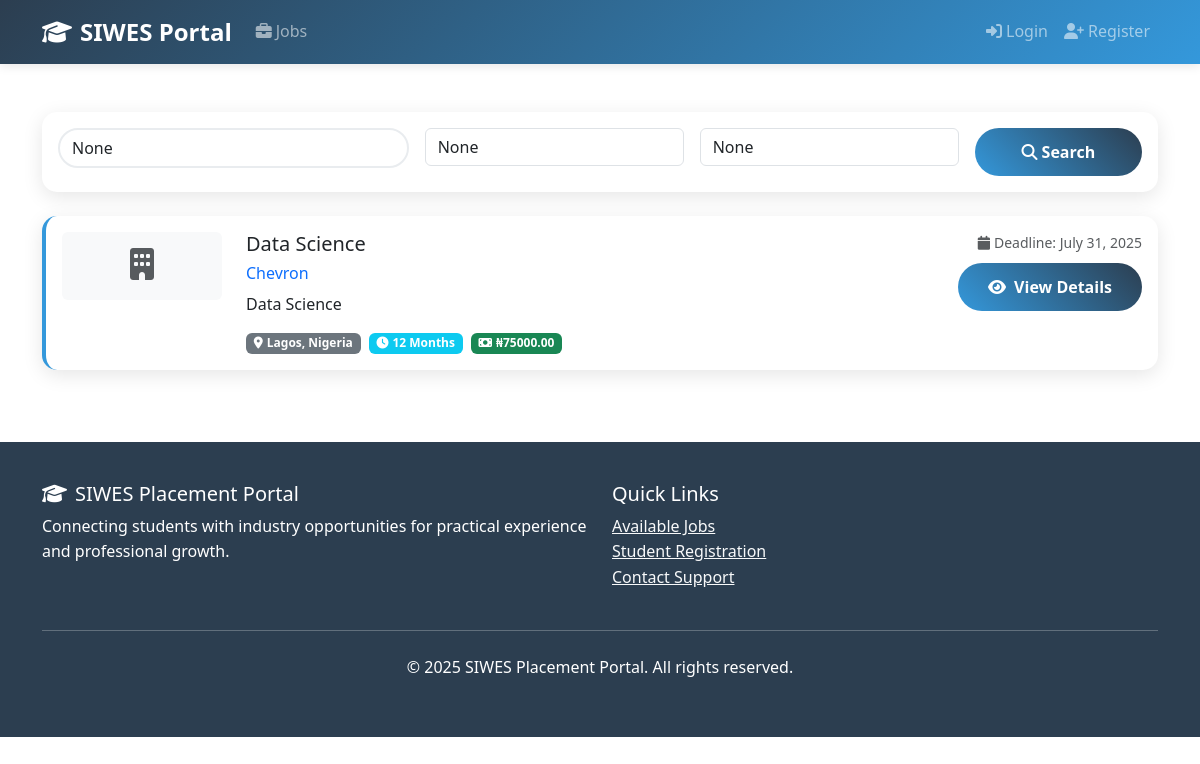
Screenshot of /jobs/ with the database file from the repository.
### jobs/models.py (models this page shows, shortened)
class Job(models.Model):
    DURATION_CHOICES = [
        ('3_months', '3 Months'),
        ('6_months', '6 Months'),
        ('12_months', '12 Months'),
    ]
    title = models.CharField(max_length=200)
    company = models.ForeignKey(Company, on_delete=models.CASCADE, related_name='jobs')
    description = models.TextField()
    requirements = models.TextField()
    location = models.CharField(max_length=100)
    duration = models.CharField(max_length=20, choices=DURATION_CHOICES)
    stipend = models.DecimalField(max_digits=10, decimal_places=2, blank=True, null=True)
    application_deadline = models.DateField()
    is_active = models.BooleanField(default=True)
    created_by = models.ForeignKey(User, on_delete=models.CASCADE)
    created_at = models.DateTimeField(auto_now_add=True)
    updated_at = models.DateTimeField(auto_now=True)
    class Meta:
        ordering = ['-created_at']

class Company(models.Model):
    name = models.CharField(max_length=200)
    email = models.EmailField()
    phone = models.CharField(max_length=15)
    address = models.TextField()
    website = models.URLField(blank=True)
    description = models.TextField()
    logo = models.ImageField(upload_to='company_logos/', blank=True, null=True)
    created_at = models.DateTimeField(auto_now_add=True)
    class Meta:
        verbose_name_plural = "Companies"

### jobs/views.py (the view)
# urls.py: path('', views.job_list, name='job_list'),
def job_list(request):
    jobs = Job.objects.filter(is_active=True)
    search_query = request.GET.get('search')
    location_filter = request.GET.get('location')
    company_filter = request.GET.get('company')
    if search_query:
        jobs = jobs.filter(title__icontains=search_query)
    if location_filter:
        jobs = jobs.filter(location__icontains=location_filter)
    if company_filter:
        jobs = jobs.filter(company__name__icontains=company_filter)
    paginator = Paginator(jobs, 10)
    page_number = request.GET.get('page')
    page_obj = paginator.get_page(page_number)
    return render(request, 'jobs/job_list.html', {
        'page_obj': page_obj,
        'search_query': search_query,
        'location_filter': location_filter,
        'company_filter': company_filter,
    })

### templates/jobs/job_list.html (shortened to what this page needs)
{% extends 'base.html' %}
{% block content %}
<div class="container my-5">
    <div class="card mb-4">
        <div class="card-body">
            <form method="get" class="row g-3">
                <div class="col-md-4">
                    <input type="text" class="form-control search-box" name="search"
                           placeholder="Search jobs..." value="{{ search_query }}">
                </div>
                <div class="col-md-3">
                    <input type="text" class="form-control" name="location"
                           placeholder="Location" value="{{ location_filter }}">
                </div>
                <div class="col-md-3">
                    <input type="text" class="form-control" name="company"
                           placeholder="Company" value="{{ company_filter }}">
                </div>
                <div class="col-md-2">
                    <button type="submit" class="btn btn-primary w-100">
                        <i class="fas fa-search"></i> Search
                    </button>
                </div>
            </form>
        </div>
    </div>
    <div class="row">
        {% for job in page_obj %}
        <div class="col-12 mb-4">
            <div class="card job-card">
                <div class="card-body">
                    <div class="row">
                        <div class="col-md-2 text-center">
                            {% if job.company.logo %}
                                <img src="{{ job.company.logo.url }}" class="img-fluid rounded" style="max-height: 80px;" alt="{{ job.company.name }}">
                            {% else %}
                                <div class="bg-light rounded p-3">
                                    <i class="fas fa-building fa-2x text-muted"></i>
                                </div>
                            {% endif %}
                        </div>
                        <div class="col-md-7">
                            <h5 class="card-title">{{ job.title }}</h5>
                            <h6 class="text-primary mb-2">{{ job.company.name }}</h6>
                            <p class="card-text">{{ job.description|truncatewords:20 }}</p>
                            <div class="d-flex gap-2 flex-wrap">
                                <span class="badge bg-secondary">
                                    <i class="fas fa-map-marker-alt me-1"></i>{{ job.location }}
                                </span>
                                <span class="badge bg-info">
                                    <i class="fas fa-clock me-1"></i>{{ job.get_duration_display }}
                                </span>
                                {% if job.stipend %}
                                <span class="badge bg-success">
                                    <i class="fas fa-money-bill me-1"></i>₦{{ job.stipend }}
                                </span>
                                {% endif %}
                            </div>
                        </div>
                        <div class="col-md-3 text-end">
                            <p class="text-muted small mb-2">
                                <i class="fas fa-calendar me-1"></i>Deadline: {{ job.application_deadline }}
                            </p>
                            <a href="{% url 'job_detail' job.pk %}" class="btn btn-primary">
                                <i class="fas fa-eye me-2"></i>View Details
                            </a>
                        </div>
                    </div>
                </div>
            </div>
        </div>
        {% endfor %}
    </div>
</div>
{% endblock %}

### templates/base.html (style rules this page uses)
:root { --primary-color: #2c3e50; --secondary-color: #3498db; --accent-color: #e74c3c; --success-color: #27ae60; --warning-color: #f39c12; --light-bg: #f8f9fa; --dark-text: #2c3e50; }
body { font-family: 'Segoe UI', Tahoma, Geneva, Verdana, sans-serif; line-height: 1.6; color: var(--dark-text); }
.card { border: none; border-radius: 15px; box-shadow: 0 5px 20px rgba(0,0,0,0.1); transition: transform 0.3s ease, box-shadow 0.3s ease; }
.btn-primary { background: linear-gradient(45deg, var(--secondary-color), var(--primary-color)); border: none; border-radius: 25px; padding: 12px 30px; font-weight: 600; transition: all 0.3s ease; }
.job-card { transition: all 0.3s ease; border-left: 4px solid var(--secondary-color); }
.search-box { border-radius: 25px; border: 2px solid #e9ecef; transition: all 0.3s ease; }

### rows the page displays
Job: title "Data Science", company.name "Chevron", description "Data Science", location "Lagos, Nigeria", duration "12 Months", stipend "75000.00", application_deadline "July 31, 2025"
